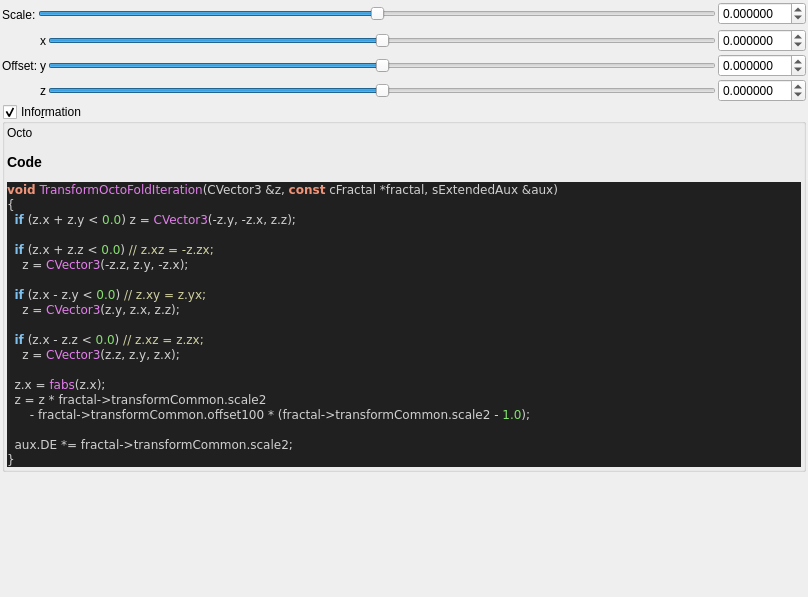
<?xml version="1.0" encoding="UTF-8"?>
<ui version="4.0">
 <class>transf_octo_fold</class>
 <widget class="QWidget" name="Form">
  <property name="geometry">
   <rect>
    <x>0</x>
    <y>0</y>
    <width>808</width>
    <height>597</height>
   </rect>
  </property>
  <property name="windowTitle">
   <string notr="true">transf_octo_fold</string>
  </property>
  <layout class="QVBoxLayout" name="verticalLayout">
   <property name="spacing">
    <number>2</number>
   </property>
   <property name="leftMargin">
    <number>2</number>
   </property>
   <property name="topMargin">
    <number>2</number>
   </property>
   <property name="rightMargin">
    <number>2</number>
   </property>
   <property name="bottomMargin">
    <number>2</number>
   </property>
   <item>
    <layout class="QGridLayout" name="gridLayout">
     <property name="spacing">
      <number>2</number>
     </property>
     <item row="0" column="2">
      <widget class="MyDoubleSpinBox" name="spinbox_transf_scale_2">
       <property name="sizePolicy">
        <sizepolicy hsizetype="Minimum" vsizetype="Maximum">
         <horstretch>0</horstretch>
         <verstretch>0</verstretch>
        </sizepolicy>
       </property>
       <property name="prefix">
        <string/>
       </property>
       <property name="suffix">
        <string/>
       </property>
       <property name="decimals">
        <number>6</number>
       </property>
       <property name="minimum">
        <double>-99.989999999999995</double>
       </property>
       <property name="maximum">
        <double>99.989999999999995</double>
       </property>
       <property name="singleStep">
        <double>0.100000000000000</double>
       </property>
      </widget>
     </item>
     <item row="0" column="1">
      <widget class="QSlider" name="slider_transf_scale_2">
       <property name="sizePolicy">
        <sizepolicy hsizetype="Expanding" vsizetype="Maximum">
         <horstretch>0</horstretch>
         <verstretch>0</verstretch>
        </sizepolicy>
       </property>
       <property name="minimum">
        <number>-10000000</number>
       </property>
       <property name="maximum">
        <number>10000000</number>
       </property>
       <property name="value">
        <number>0</number>
       </property>
       <property name="sliderPosition">
        <number>0</number>
       </property>
       <property name="orientation">
        <enum>Qt::Horizontal</enum>
       </property>
      </widget>
     </item>
     <item row="0" column="0" rowspan="2">
      <widget class="QLabel" name="label_108">
       <property name="text">
        <string>Scale:</string>
       </property>
      </widget>
     </item>
    </layout>
   </item>
   <item>
    <layout class="QGridLayout" name="gridLayout_63">
     <property name="spacing">
      <number>2</number>
     </property>
     <item row="4" column="3">
      <widget class="QSlider" name="slider3_transf_offset_100_z">
       <property name="sizePolicy">
        <sizepolicy hsizetype="Expanding" vsizetype="Maximum">
         <horstretch>0</horstretch>
         <verstretch>0</verstretch>
        </sizepolicy>
       </property>
       <property name="minimum">
        <number>-5000000</number>
       </property>
       <property name="maximum">
        <number>5000000</number>
       </property>
       <property name="singleStep">
        <number>1</number>
       </property>
       <property name="orientation">
        <enum>Qt::Horizontal</enum>
       </property>
      </widget>
     </item>
     <item row="4" column="4">
      <widget class="MyDoubleSpinBox" name="spinbox3_transf_offset_100_z">
       <property name="sizePolicy">
        <sizepolicy hsizetype="Minimum" vsizetype="Maximum">
         <horstretch>0</horstretch>
         <verstretch>0</verstretch>
        </sizepolicy>
       </property>
       <property name="prefix">
        <string/>
       </property>
       <property name="suffix">
        <string/>
       </property>
       <property name="decimals">
        <number>6</number>
       </property>
       <property name="minimum">
        <double>-99.989999999999995</double>
       </property>
       <property name="maximum">
        <double>99.989999999999995</double>
       </property>
       <property name="singleStep">
        <double>0.100000000000000</double>
       </property>
      </widget>
     </item>
     <item row="3" column="1">
      <widget class="QLabel" name="label_255">
       <property name="text">
        <string>Offset:</string>
       </property>
      </widget>
     </item>
     <item row="3" column="3">
      <widget class="QSlider" name="slider3_transf_offset_100_y">
       <property name="sizePolicy">
        <sizepolicy hsizetype="Expanding" vsizetype="Maximum">
         <horstretch>0</horstretch>
         <verstretch>0</verstretch>
        </sizepolicy>
       </property>
       <property name="minimum">
        <number>-5000000</number>
       </property>
       <property name="maximum">
        <number>5000000</number>
       </property>
       <property name="singleStep">
        <number>1</number>
       </property>
       <property name="orientation">
        <enum>Qt::Horizontal</enum>
       </property>
      </widget>
     </item>
     <item row="3" column="2">
      <widget class="QLabel" name="label_113">
       <property name="text">
        <string notr="true">y</string>
       </property>
      </widget>
     </item>
     <item row="2" column="3">
      <widget class="QSlider" name="slider3_transf_offset_100_x">
       <property name="sizePolicy">
        <sizepolicy hsizetype="Preferred" vsizetype="Preferred">
         <horstretch>0</horstretch>
         <verstretch>0</verstretch>
        </sizepolicy>
       </property>
       <property name="minimum">
        <number>-5000000</number>
       </property>
       <property name="maximum">
        <number>5000000</number>
       </property>
       <property name="singleStep">
        <number>1</number>
       </property>
       <property name="orientation">
        <enum>Qt::Horizontal</enum>
       </property>
      </widget>
     </item>
     <item row="2" column="2">
      <widget class="QLabel" name="label_114">
       <property name="text">
        <string notr="true">x</string>
       </property>
      </widget>
     </item>
     <item row="4" column="2">
      <widget class="QLabel" name="label_115">
       <property name="text">
        <string notr="true">z</string>
       </property>
      </widget>
     </item>
     <item row="2" column="4">
      <widget class="MyDoubleSpinBox" name="spinbox3_transf_offset_100_x">
       <property name="sizePolicy">
        <sizepolicy hsizetype="Minimum" vsizetype="Maximum">
         <horstretch>0</horstretch>
         <verstretch>0</verstretch>
        </sizepolicy>
       </property>
       <property name="prefix">
        <string/>
       </property>
       <property name="suffix">
        <string/>
       </property>
       <property name="decimals">
        <number>6</number>
       </property>
       <property name="minimum">
        <double>-99.989999999999995</double>
       </property>
       <property name="maximum">
        <double>99.989999999999995</double>
       </property>
       <property name="singleStep">
        <double>0.100000000000000</double>
       </property>
      </widget>
     </item>
     <item row="3" column="4">
      <widget class="MyDoubleSpinBox" name="spinbox3_transf_offset_100_y">
       <property name="sizePolicy">
        <sizepolicy hsizetype="Minimum" vsizetype="Maximum">
         <horstretch>0</horstretch>
         <verstretch>0</verstretch>
        </sizepolicy>
       </property>
       <property name="prefix">
        <string/>
       </property>
       <property name="suffix">
        <string/>
       </property>
       <property name="decimals">
        <number>6</number>
       </property>
       <property name="minimum">
        <double>-99.989999999999995</double>
       </property>
       <property name="maximum">
        <double>99.989999999999995</double>
       </property>
       <property name="singleStep">
        <double>0.100000000000000</double>
       </property>
      </widget>
     </item>
    </layout>
   </item>
   <item>
    <widget class="MyGroupBox" name="groupCheck_info">
     <property name="title">
      <string>Info&amp;rmation</string>
     </property>
     <property name="flat">
      <bool>false</bool>
     </property>
     <property name="checkable">
      <bool>true</bool>
     </property>
     <layout class="QVBoxLayout" name="verticalLayout_2">
      <property name="spacing">
       <number>2</number>
      </property>
      <property name="leftMargin">
       <number>2</number>
      </property>
      <property name="topMargin">
       <number>2</number>
      </property>
      <property name="rightMargin">
       <number>2</number>
      </property>
      <property name="bottomMargin">
       <number>2</number>
      </property>
      <item>
       <widget class="QLabel" name="label_code_content">
        <property name="text">
         <string notr="true">&lt;p&gt;Octo&lt;/p&gt;&lt;table&gt;
&lt;/table&gt;
&lt;h3&gt;Code&lt;/h3&gt;
&lt;body style=&quot;background-color:#202020&quot;&gt;
&lt;pre style=&quot;color:#d0d0d0; background-color:#202020;  font-family:'Courier New',monospace;&quot;&gt;&lt;span style=&quot;color:#f09479; font-weight:bold&quot;&gt;void&lt;/span&gt; &lt;span style=&quot;color:#e47eed&quot;&gt;TransformOctoFoldIteration&lt;/span&gt;&lt;span style=&quot;color:#d0d0d0&quot;&gt;(&lt;/span&gt;CVector3 &lt;span style=&quot;color:#d0d0d0&quot;&gt;&amp;amp;&lt;/span&gt;z&lt;span style=&quot;color:#d0d0d0&quot;&gt;,&lt;/span&gt; &lt;span style=&quot;color:#f09479; font-weight:bold&quot;&gt;const&lt;/span&gt; cFractal &lt;span style=&quot;color:#d0d0d0&quot;&gt;*&lt;/span&gt;fractal&lt;span style=&quot;color:#d0d0d0&quot;&gt;,&lt;/span&gt; sExtendedAux &lt;span style=&quot;color:#d0d0d0&quot;&gt;&amp;amp;&lt;/span&gt;aux&lt;span style=&quot;color:#d0d0d0&quot;&gt;)&lt;/span&gt;
&lt;span style=&quot;color:#d0d0d0&quot;&gt;{&lt;/span&gt;
  &lt;span style=&quot;color:#7ec0ee; font-weight:bold&quot;&gt;if&lt;/span&gt; &lt;span style=&quot;color:#d0d0d0&quot;&gt;(&lt;/span&gt;z&lt;span style=&quot;color:#d0d0d0&quot;&gt;.&lt;/span&gt;x &lt;span style=&quot;color:#d0d0d0&quot;&gt;+&lt;/span&gt; z&lt;span style=&quot;color:#d0d0d0&quot;&gt;.&lt;/span&gt;y &lt;span style=&quot;color:#d0d0d0&quot;&gt;&amp;lt;&lt;/span&gt; &lt;span style=&quot;color:#87df71&quot;&gt;0.0&lt;/span&gt;&lt;span style=&quot;color:#d0d0d0&quot;&gt;)&lt;/span&gt; z &lt;span style=&quot;color:#d0d0d0&quot;&gt;=&lt;/span&gt; &lt;span style=&quot;color:#e47eed&quot;&gt;CVector3&lt;/span&gt;&lt;span style=&quot;color:#d0d0d0&quot;&gt;(-&lt;/span&gt;z&lt;span style=&quot;color:#d0d0d0&quot;&gt;.&lt;/span&gt;y&lt;span style=&quot;color:#d0d0d0&quot;&gt;, -&lt;/span&gt;z&lt;span style=&quot;color:#d0d0d0&quot;&gt;.&lt;/span&gt;x&lt;span style=&quot;color:#d0d0d0&quot;&gt;,&lt;/span&gt; z&lt;span style=&quot;color:#d0d0d0&quot;&gt;.&lt;/span&gt;z&lt;span style=&quot;color:#d0d0d0&quot;&gt;);&lt;/span&gt;

  &lt;span style=&quot;color:#7ec0ee; font-weight:bold&quot;&gt;if&lt;/span&gt; &lt;span style=&quot;color:#d0d0d0&quot;&gt;(&lt;/span&gt;z&lt;span style=&quot;color:#d0d0d0&quot;&gt;.&lt;/span&gt;x &lt;span style=&quot;color:#d0d0d0&quot;&gt;+&lt;/span&gt; z&lt;span style=&quot;color:#d0d0d0&quot;&gt;.&lt;/span&gt;z &lt;span style=&quot;color:#d0d0d0&quot;&gt;&amp;lt;&lt;/span&gt; &lt;span style=&quot;color:#87df71&quot;&gt;0.0&lt;/span&gt;&lt;span style=&quot;color:#d0d0d0&quot;&gt;)&lt;/span&gt; &lt;span style=&quot;color:#d0d0a0&quot;&gt;// z.xz = -z.zx;&lt;/span&gt;
    z &lt;span style=&quot;color:#d0d0d0&quot;&gt;=&lt;/span&gt; &lt;span style=&quot;color:#e47eed&quot;&gt;CVector3&lt;/span&gt;&lt;span style=&quot;color:#d0d0d0&quot;&gt;(-&lt;/span&gt;z&lt;span style=&quot;color:#d0d0d0&quot;&gt;.&lt;/span&gt;z&lt;span style=&quot;color:#d0d0d0&quot;&gt;,&lt;/span&gt; z&lt;span style=&quot;color:#d0d0d0&quot;&gt;.&lt;/span&gt;y&lt;span style=&quot;color:#d0d0d0&quot;&gt;, -&lt;/span&gt;z&lt;span style=&quot;color:#d0d0d0&quot;&gt;.&lt;/span&gt;x&lt;span style=&quot;color:#d0d0d0&quot;&gt;);&lt;/span&gt;

  &lt;span style=&quot;color:#7ec0ee; font-weight:bold&quot;&gt;if&lt;/span&gt; &lt;span style=&quot;color:#d0d0d0&quot;&gt;(&lt;/span&gt;z&lt;span style=&quot;color:#d0d0d0&quot;&gt;.&lt;/span&gt;x &lt;span style=&quot;color:#d0d0d0&quot;&gt;-&lt;/span&gt; z&lt;span style=&quot;color:#d0d0d0&quot;&gt;.&lt;/span&gt;y &lt;span style=&quot;color:#d0d0d0&quot;&gt;&amp;lt;&lt;/span&gt; &lt;span style=&quot;color:#87df71&quot;&gt;0.0&lt;/span&gt;&lt;span style=&quot;color:#d0d0d0&quot;&gt;)&lt;/span&gt; &lt;span style=&quot;color:#d0d0a0&quot;&gt;// z.xy = z.yx;&lt;/span&gt;
    z &lt;span style=&quot;color:#d0d0d0&quot;&gt;=&lt;/span&gt; &lt;span style=&quot;color:#e47eed&quot;&gt;CVector3&lt;/span&gt;&lt;span style=&quot;color:#d0d0d0&quot;&gt;(&lt;/span&gt;z&lt;span style=&quot;color:#d0d0d0&quot;&gt;.&lt;/span&gt;y&lt;span style=&quot;color:#d0d0d0&quot;&gt;,&lt;/span&gt; z&lt;span style=&quot;color:#d0d0d0&quot;&gt;.&lt;/span&gt;x&lt;span style=&quot;color:#d0d0d0&quot;&gt;,&lt;/span&gt; z&lt;span style=&quot;color:#d0d0d0&quot;&gt;.&lt;/span&gt;z&lt;span style=&quot;color:#d0d0d0&quot;&gt;);&lt;/span&gt;

  &lt;span style=&quot;color:#7ec0ee; font-weight:bold&quot;&gt;if&lt;/span&gt; &lt;span style=&quot;color:#d0d0d0&quot;&gt;(&lt;/span&gt;z&lt;span style=&quot;color:#d0d0d0&quot;&gt;.&lt;/span&gt;x &lt;span style=&quot;color:#d0d0d0&quot;&gt;-&lt;/span&gt; z&lt;span style=&quot;color:#d0d0d0&quot;&gt;.&lt;/span&gt;z &lt;span style=&quot;color:#d0d0d0&quot;&gt;&amp;lt;&lt;/span&gt; &lt;span style=&quot;color:#87df71&quot;&gt;0.0&lt;/span&gt;&lt;span style=&quot;color:#d0d0d0&quot;&gt;)&lt;/span&gt; &lt;span style=&quot;color:#d0d0a0&quot;&gt;// z.xz = z.zx;&lt;/span&gt;
    z &lt;span style=&quot;color:#d0d0d0&quot;&gt;=&lt;/span&gt; &lt;span style=&quot;color:#e47eed&quot;&gt;CVector3&lt;/span&gt;&lt;span style=&quot;color:#d0d0d0&quot;&gt;(&lt;/span&gt;z&lt;span style=&quot;color:#d0d0d0&quot;&gt;.&lt;/span&gt;z&lt;span style=&quot;color:#d0d0d0&quot;&gt;,&lt;/span&gt; z&lt;span style=&quot;color:#d0d0d0&quot;&gt;.&lt;/span&gt;y&lt;span style=&quot;color:#d0d0d0&quot;&gt;,&lt;/span&gt; z&lt;span style=&quot;color:#d0d0d0&quot;&gt;.&lt;/span&gt;x&lt;span style=&quot;color:#d0d0d0&quot;&gt;);&lt;/span&gt;

  z&lt;span style=&quot;color:#d0d0d0&quot;&gt;.&lt;/span&gt;x &lt;span style=&quot;color:#d0d0d0&quot;&gt;=&lt;/span&gt; &lt;span style=&quot;color:#e47eed&quot;&gt;fabs&lt;/span&gt;&lt;span style=&quot;color:#d0d0d0&quot;&gt;(&lt;/span&gt;z&lt;span style=&quot;color:#d0d0d0&quot;&gt;.&lt;/span&gt;x&lt;span style=&quot;color:#d0d0d0&quot;&gt;);&lt;/span&gt;
  z &lt;span style=&quot;color:#d0d0d0&quot;&gt;=&lt;/span&gt; z &lt;span style=&quot;color:#d0d0d0&quot;&gt;*&lt;/span&gt; fractal&lt;span style=&quot;color:#d0d0d0&quot;&gt;-&amp;gt;&lt;/span&gt;transformCommon&lt;span style=&quot;color:#d0d0d0&quot;&gt;.&lt;/span&gt;scale2
      &lt;span style=&quot;color:#d0d0d0&quot;&gt;-&lt;/span&gt; fractal&lt;span style=&quot;color:#d0d0d0&quot;&gt;-&amp;gt;&lt;/span&gt;transformCommon&lt;span style=&quot;color:#d0d0d0&quot;&gt;.&lt;/span&gt;offset100 &lt;span style=&quot;color:#d0d0d0&quot;&gt;* (&lt;/span&gt;fractal&lt;span style=&quot;color:#d0d0d0&quot;&gt;-&amp;gt;&lt;/span&gt;transformCommon&lt;span style=&quot;color:#d0d0d0&quot;&gt;.&lt;/span&gt;scale2 &lt;span style=&quot;color:#d0d0d0&quot;&gt;-&lt;/span&gt; &lt;span style=&quot;color:#87df71&quot;&gt;1.0&lt;/span&gt;&lt;span style=&quot;color:#d0d0d0&quot;&gt;);&lt;/span&gt;

  aux&lt;span style=&quot;color:#d0d0d0&quot;&gt;.&lt;/span&gt;DE &lt;span style=&quot;color:#d0d0d0&quot;&gt;*=&lt;/span&gt; fractal&lt;span style=&quot;color:#d0d0d0&quot;&gt;-&amp;gt;&lt;/span&gt;transformCommon&lt;span style=&quot;color:#d0d0d0&quot;&gt;.&lt;/span&gt;scale2&lt;span style=&quot;color:#d0d0d0&quot;&gt;;&lt;/span&gt;
&lt;span style=&quot;color:#d0d0d0&quot;&gt;}&lt;/span&gt;
&lt;/pre&gt;
&lt;/body&gt;</string>
        </property>
        <property name="wordWrap">
         <bool>true</bool>
        </property>
        <property name="openExternalLinks">
         <bool>true</bool>
        </property>
        <property name="textInteractionFlags">
         <set>Qt::LinksAccessibleByMouse|Qt::TextSelectableByMouse</set>
        </property>
       </widget>
      </item>
     </layout>
    </widget>
   </item>
   <item>
    <spacer name="verticalSpacer">
     <property name="orientation">
      <enum>Qt::Vertical</enum>
     </property>
     <property name="sizeHint" stdset="0">
      <size>
       <width>20</width>
       <height>40</height>
      </size>
     </property>
    </spacer>
   </item>
  </layout>
 </widget>
 <customwidgets>
  <customwidget>
   <class>MyDoubleSpinBox</class>
   <extends>QDoubleSpinBox</extends>
   <header>my_double_spin_box.h</header>
  </customwidget>
  <customwidget>
   <class>MyGroupBox</class>
   <extends>QGroupBox</extends>
   <header>my_group_box.h</header>
   <container>1</container>
  </customwidget>
 </customwidgets>
 <tabstops>
  <tabstop>slider_transf_scale_2</tabstop>
  <tabstop>spinbox_transf_scale_2</tabstop>
  <tabstop>slider3_transf_offset_100_x</tabstop>
  <tabstop>spinbox3_transf_offset_100_x</tabstop>
  <tabstop>slider3_transf_offset_100_y</tabstop>
  <tabstop>spinbox3_transf_offset_100_y</tabstop>
  <tabstop>slider3_transf_offset_100_z</tabstop>
  <tabstop>spinbox3_transf_offset_100_z</tabstop>
  <tabstop>groupCheck_info</tabstop>
 </tabstops>
 <resources/>
 <connections/>
</ui>
